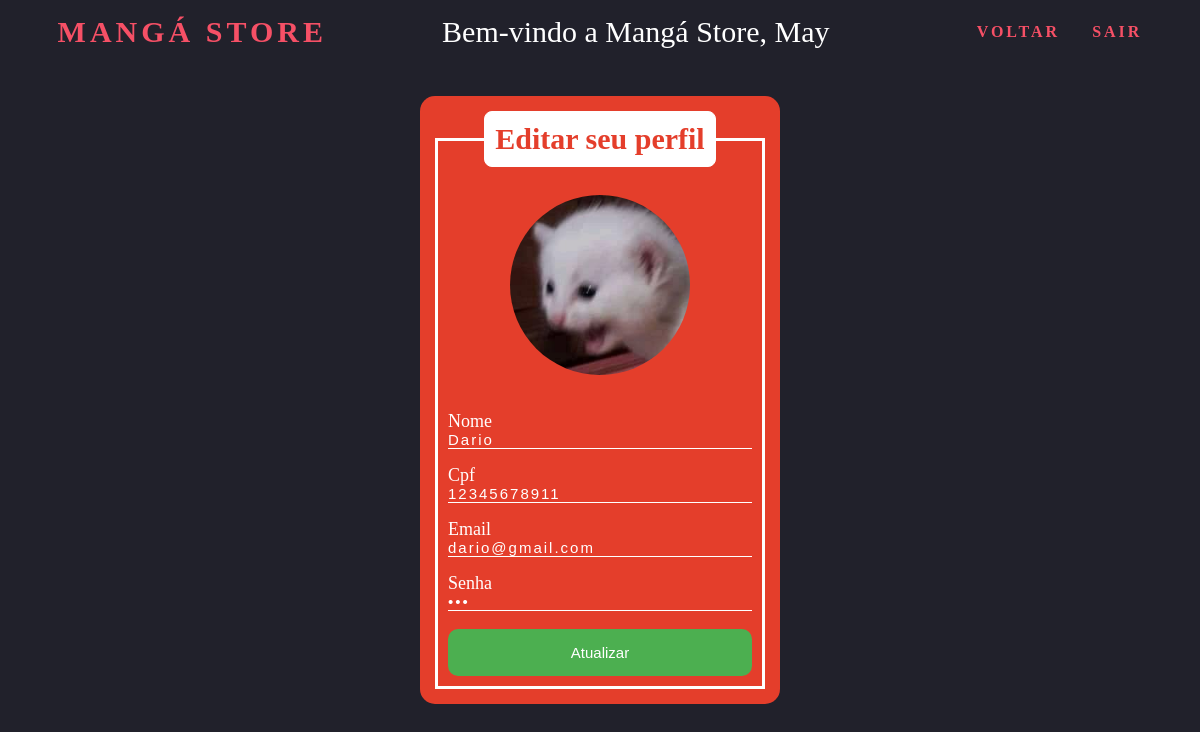
Page /pages/perfil/editar_perfil_adm.php?id=1 (signed in) on the earlier database version.
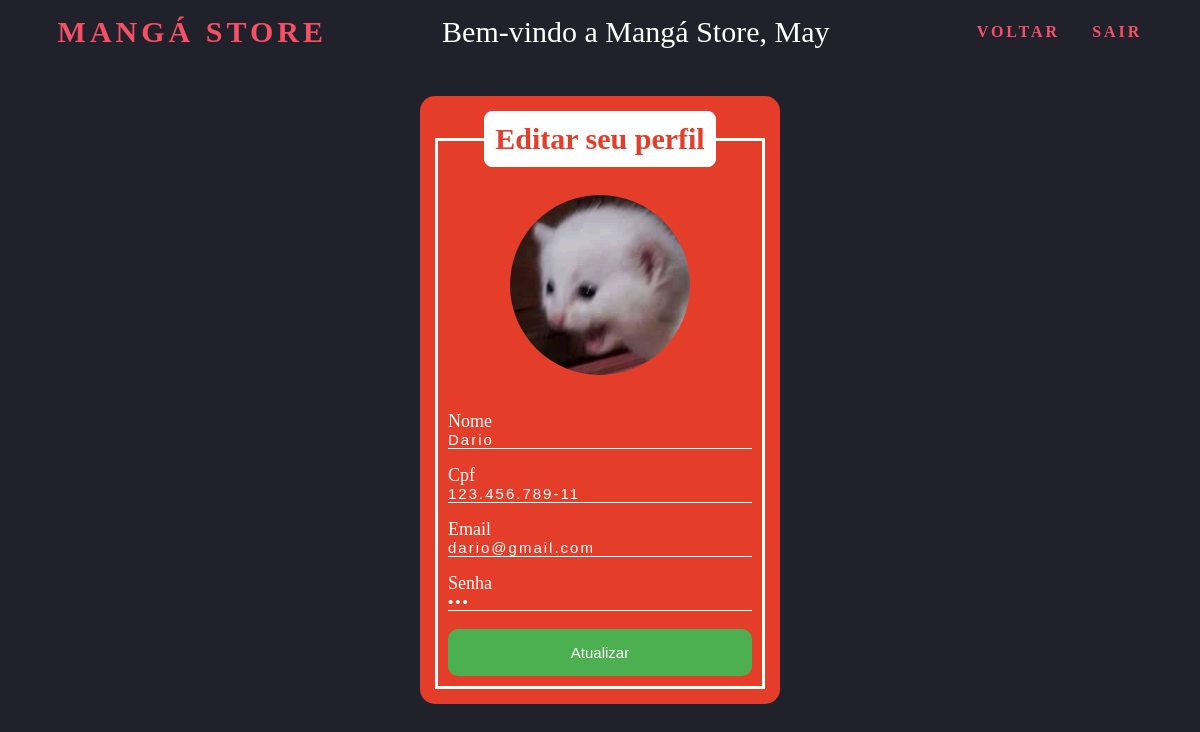
Same page on the later database version.
### tables this page shows
CREATE TABLE IF NOT EXISTS `usuario` (
    `id` int(2) NOT NULL AUTO_INCREMENT,
    `avatar` varchar(255) NOT NULL,
    `nome` varchar(45) NOT NULL,
    `email` varchar(110) NOT NULL,
    `cpf` varchar(14) NOT NULL,
    `senha` varchar(15) NOT NULL,
    `nivel` varchar(4),
    PRIMARY KEY (`id`)
);

### pages/perfil/editar_perfil_adm.php (the view, shortened to what this page needs)
<?php
if (!empty($_GET['id'])) {
    include_once('../connection/config.php');
    $id = $_GET['id'];
    $sqlSelect = "SELECT * FROM usuario WHERE id = $id";
    $result = $con->query($sqlSelect);
    if ($result->num_rows > 0) {
        while ($usuario_data = mysqli_fetch_assoc($result)) {
            $nome = $usuario_data['nome'];
            $email = $usuario_data['email'];
            $cpf = $usuario_data['cpf'];
            $senha = $usuario_data['senha'];
        }
    } else {
        header("Location: ../sistema/sistemaAdm.php");
    }
}
?>
<!DOCTYPE html>
<html lang="pt-br">
<head>
    <link rel="stylesheet" href="editar_perfil.css">
</head>
<body>
    <header>
        <nav class="menu">
            <h1 class="logo">Mangá Store</h1>
            <p class="bem-vindo">Bem-vindo a Mangá Store, <?php echo $_SESSION["nome"]; ?></p>
            <ul class="nav-list">
                <li><a href="../sistema/sistemaAdm.php">Voltar</a></li>
                <li><a href="../login/login.php">Sair</a></li>
            </ul>
        </nav>
    </header>
    <div class="box-login">
        <div class="box">
            <form action="saveEdit.php" method="POST">
                <fieldset>
                    <legend><b>Editar seu perfil</b></legend>
                    <br>
                    <div class="inputBox">
                        <img class="avatar" src="<?php echo $_SESSION["avatar"]; ?>" alt="">
                    </div>
                    <br><br>
                    <div class="inputBox">
                        <input type="text" name="nome" id="nome" value="<?php echo $nome ?>" class="inputUser" required>
                        <label for="nome" class="labelInput">Nome</label>
                    </div>
                    <br><br>
                    <div class="inputBox">
                        <input type="text" name="cpf" id="cpf" maxlength="14" oninput="maskCPF(this)" value="<?php echo $cpf ?>" onblur="validar()" class="inputUser" required>
                        <label for="cpf" class="labelInput">Cpf</label>
                    </div>
                    <br><br>
                    <div class="inputBox">
                        <input type="email" name="email" id="email" value="<?php echo $email ?>" class="inputUser" required>
                        <label for="email" class="labelInput">Email</label>
                    </div>
                    <br><br>
                    <div class="inputBox">
                        <input type="password" name="senha" id="senha" value="<?php echo $senha ?>" class="inputUser" required>
                        <label for="senha" class="labelInput">Senha</label>
                        <br><br>
                    </div>
                    <input type="submit" name="update" id="update" value="Atualizar" onclick="mensagem()">
                </fieldset>
            </form>
        </div>
    </div>
</body>
</html>

Differences in the rows shown:
changed usuario "Dario": cpf "12345678911" → "123.456.789-11"
